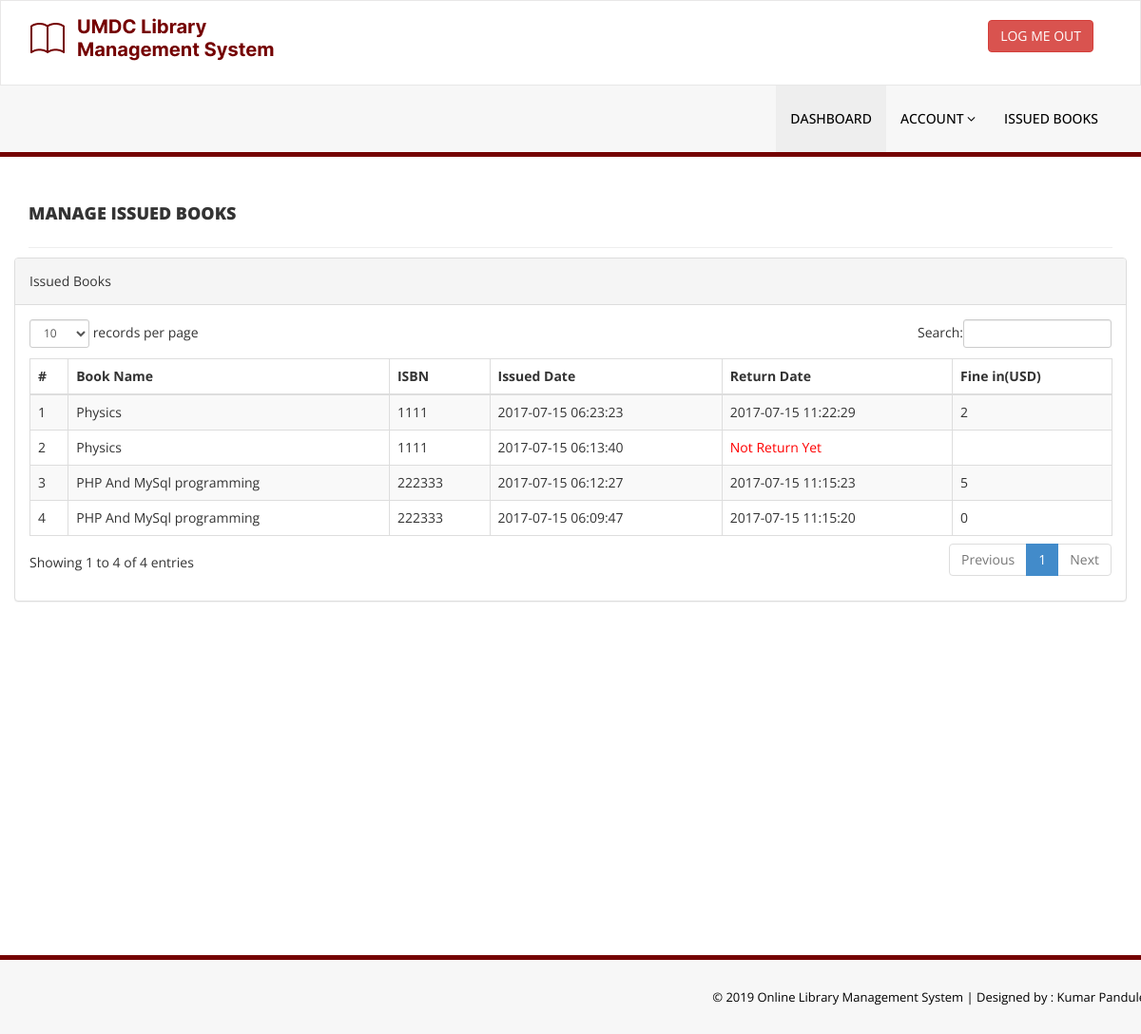
The page /library/issued-books.php (signed in) on the database as committed earlier.
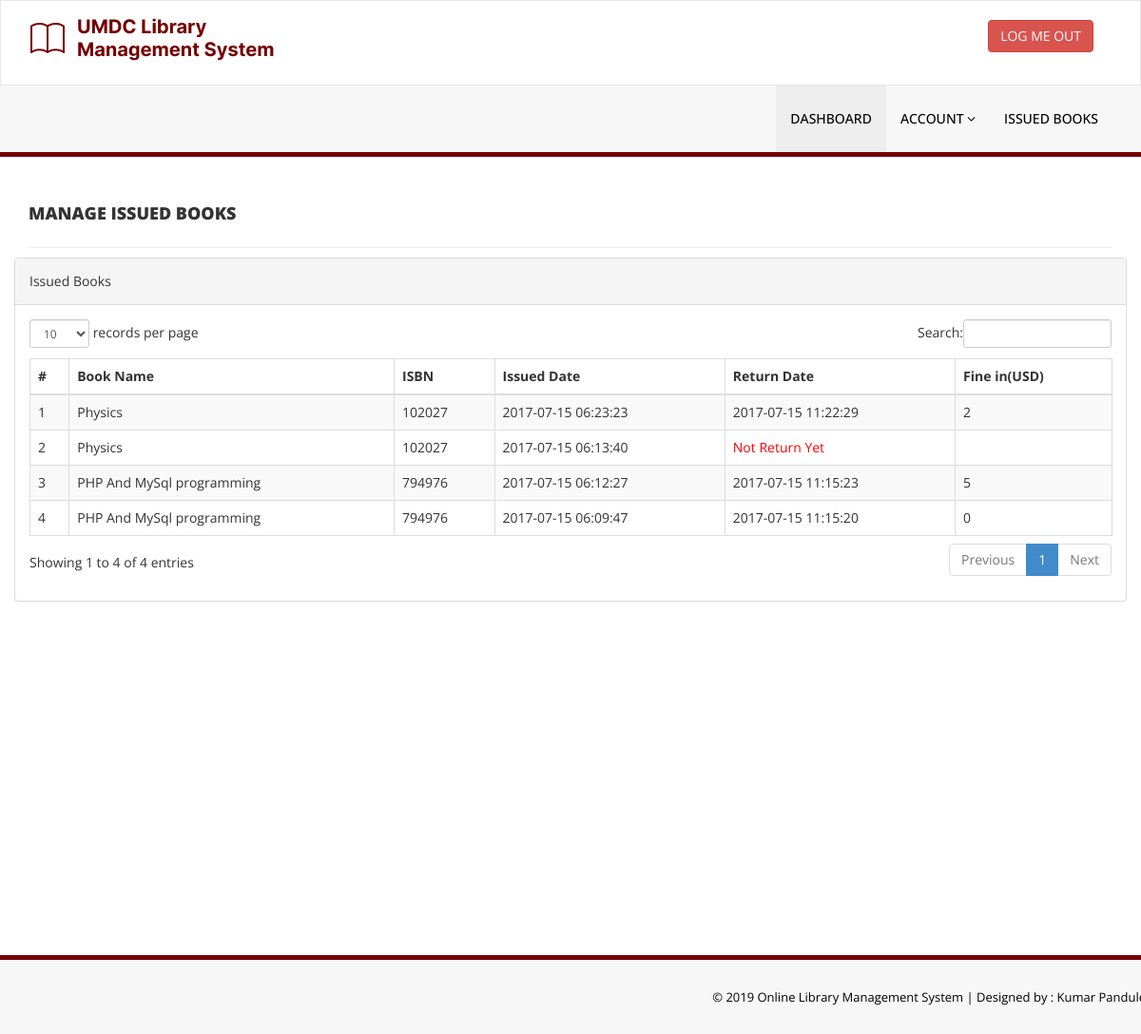
The same page on the database as committed later.
### tables this page shows
CREATE TABLE `tblissuedbookdetails` (
  `id` int(11) NOT NULL,
  `BookId` int(11) DEFAULT NULL,
  `StudentID` varchar(150) DEFAULT NULL,
  `IssuesDate` timestamp NULL DEFAULT current_timestamp(),
  `ReturnDate` timestamp NULL DEFAULT NULL ON UPDATE current_timestamp(),
  `RetrunStatus` int(1) DEFAULT NULL,
  `fine` int(11) DEFAULT NULL
);

CREATE TABLE `tblbooks` (
  `id` int(11) NOT NULL,
  `BookName` varchar(255) DEFAULT NULL,
  `CatId` int(11) DEFAULT NULL,
  `AuthorId` int(11) DEFAULT NULL,
  `ISBNNumber` int(11) DEFAULT NULL,
  `BookPrice` int(11) DEFAULT NULL,
  `RegDate` timestamp NULL DEFAULT current_timestamp(),
  `UpdationDate` timestamp NULL DEFAULT NULL ON UPDATE current_timestamp()
);

### library/issued-books.php (the view, shortened to what this page needs)
<?php
include('includes/config.php');
if(strlen($_SESSION['login'])==0)
    {
header('location:index.php');
}
else{
    ?>
<!DOCTYPE html>
<html xmlns="http://www.w3.org/1999/xhtml">
<head>
    <link href="assets/css/bootstrap.css" rel="stylesheet" />
    <link href="assets/css/font-awesome.css" rel="stylesheet" />
    <link href="assets/js/dataTables/dataTables.bootstrap.css" rel="stylesheet" />
    <link href="assets/css/style.css" rel="stylesheet" />
</head>
<body>
<?php include('includes/header.php');?>
    <div class="content-wrapper">
         <div class="container">
        <div class="row pad-botm">
            <div class="col-md-12">
                <h4 class="header-line">Manage Issued Books</h4>
    </div>
            <div class="row">
                <div class="col-md-12">
                    <div class="panel panel-default">
                        <div class="panel-heading">
                          Issued Books
                        </div>
                        <div class="panel-body">
                            <div class="table-responsive">
                                <table class="table table-striped table-bordered table-hover" id="dataTables-example">
                                    <thead>
                                        <tr>
                                            <th>#</th>
                                            <th>Book Name</th>
                                            <th>ISBN </th>
                                            <th>Issued Date</th>
                                            <th>Return Date</th>
                                            <th>Fine in(USD)</th>
                                        </tr>
                                    </thead>
                                    <tbody>
<?php
$sid=$_SESSION['stdid'];
$sql="SELECT tblbooks.BookName,tblbooks.ISBNNumber,tblissuedbookdetails.IssuesDate,tblissuedbookdetails.ReturnDate,tblissuedbookdetails.id as rid,tblissuedbookdetails.fine from  tblissuedbookdetails join tblstudents on tblstudents.StudentId=tblissuedbookdetails.StudentId join tblbooks on tblbooks.id=tblissuedbookdetails.BookId where tblstudents.StudentId=:sid order by tblissuedbookdetails.id desc";
$query = $dbh -> prepare($sql);
$query-> bindParam(':sid', $sid, PDO::PARAM_STR);
$query->execute();
$results=$query->fetchAll(PDO::FETCH_OBJ);
$cnt=1;
if($query->rowCount() > 0)
{
foreach($results as $result)
{               ?>
                                        <tr class="odd gradeX">
                                            <td class="center"><?php echo htmlentities($cnt);?></td>
                                            <td class="center"><?php echo htmlentities($result->BookName);?></td>
                                            <td class="center"><?php echo htmlentities($result->ISBNNumber);?></td>
                                            <td class="center"><?php echo htmlentities($result->IssuesDate);?></td>
                                            <td class="center"><?php if($result->ReturnDate=="")
                                            {?>
                                            <span style="color:red">
                                             <?php   echo htmlentities("Not Return Yet"); ?>
                                                </span>
                                            <?php } else {
                                            echo htmlentities($result->ReturnDate);
                                        }
                                            ?></td>
                                              <td class="center"><?php echo htmlentities($result->fine);?></td>
                                        </tr>
 <?php $cnt=$cnt+1;}} ?>
                                    </tbody>
                                </table>
                            </div>
                        </div>
                    </div>
                </div>
            </div>
    </div>
    </div>
    </div>
  <?php include('includes/footer.php');?>
</body>
</html>
<?php } ?>

Rows that differ between the two databases and show on the page:
changed through a linked row, tblissuedbookdetails (number 1 of 4 on the later page): BookId.ISBNNumber "1111" → "102027"
changed through a linked row, tblissuedbookdetails (number 2 of 4 on the later page): BookId.ISBNNumber "1111" → "102027"
changed through a linked row, tblissuedbookdetails (number 3 of 4 on the later page): BookId.ISBNNumber "222333" → "794976"
changed through a linked row, tblissuedbookdetails (number 4 of 4 on the later page): BookId.ISBNNumber "222333" → "794976"
